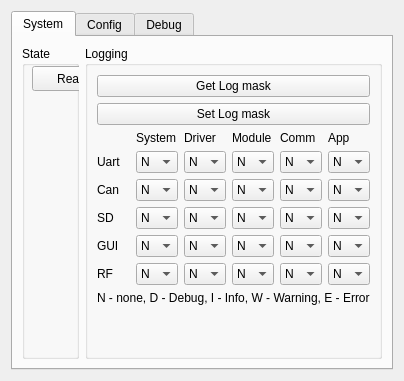
      <widget class="QWidget" name="tabHmi">
       <attribute name="title">
        <string>HMI</string>
       </attribute>
       <layout class="QVBoxLayout" name="verticalLayout_13">
        <item>
         <widget class="QTabWidget" name="tabWidget_3">
          <property name="currentIndex">
           <number>0</number>
          </property>
          <widget class="QWidget" name="tab_6">
           <attribute name="title">
            <string>System</string>
           </attribute>
           <layout class="QHBoxLayout" name="horizontalLayout_11">
            <item>
             <widget class="QGroupBox" name="groupBox_3">
              <property name="title">
               <string>State</string>
              </property>
              <widget class="QPushButton" name="pushButton_9">
               <property name="geometry">
                <rect>
                 <x>10</x>
                 <y>20</y>
                 <width>79</width>
                 <height>25</height>
                </rect>
               </property>
               <property name="text">
                <string>Read</string>
               </property>
              </widget>
              <widget class="QPushButton" name="pushButton_10">
               <property name="geometry">
                <rect>
                 <x>110</x>
                 <y>20</y>
                 <width>79</width>
                 <height>25</height>
                </rect>
               </property>
               <property name="text">
                <string>Reboot</string>
               </property>
              </widget>
             </widget>
            </item>
            <item>
             <widget class="QGroupBox" name="groupBox_4">
              <property name="title">
               <string>Logging</string>
              </property>
              <layout class="QVBoxLayout" name="verticalLayout_11">
               <item>
                <widget class="QPushButton" name="pushButton_11">
                 <property name="text">
                  <string>Get Log mask</string>
                 </property>
                </widget>
               </item>
               <item>
                <widget class="QPushButton" name="pushButton_12">
                 <property name="text">
                  <string>Set Log mask</string>
                 </property>
                </widget>
               </item>
               <item>
                <layout class="QGridLayout" name="gridLayout_5">
                 <item row="0" column="1">
                  <widget class="QLabel" name="label_24">
                   <property name="text">
                    <string>System</string>
                   </property>
                  </widget>
                 </item>
                 <item row="0" column="2">
                  <widget class="QLabel" name="label_25">
                   <property name="text">
                    <string>Driver</string>
                   </property>
                  </widget>
                 </item>
                 <item row="0" column="3">
                  <widget class="QLabel" name="label_19">
                   <property name="text">
                    <string>Module</string>
                   </property>
                  </widget>
                 </item>
                 <item row="0" column="4">
                  <widget class="QLabel" name="label_26">
                   <property name="text">
                    <string>Comm</string>
                   </property>
                  </widget>
                 </item>
                 <item row="0" column="5">
                  <widget class="QLabel" name="label_27">
                   <property name="text">
                    <string>App</string>
                   </property>
                  </widget>
                 </item>
                 <item row="1" column="0">
                  <widget class="QLabel" name="label_18">
                   <property name="text">
                    <string>Uart</string>
                   </property>
                  </widget>
                 </item>
                 <item row="1" column="1">
                  <widget class="QComboBox" name="comboBox_11">
                   <item>
                    <property name="text">
                     <string>N</string>
                    </property>
                   </item>
                   <item>
                    <property name="text">
                     <string>D</string>
                    </property>
                   </item>
                   <item>
                    <property name="text">
                     <string>I</string>
                    </property>
                   </item>
                   <item>
                    <property name="text">
                     <string>W</string>
                    </property>
                   </item>
                   <item>
                    <property name="text">
                     <string>E</string>
                    </property>
                   </item>
                  </widget>
                 </item>
                 <item row="1" column="2">
                  <widget class="QComboBox" name="comboBox_12">
                   <item>
                    <property name="text">
                     <string>N</string>
                    </property>
                   </item>
                   <item>
                    <property name="text">
                     <string>D</string>
                    </property>
                   </item>
                   <item>
                    <property name="text">
                     <string>I</string>
                    </property>
                   </item>
                   <item>
                    <property name="text">
                     <string>W</string>
                    </property>
                   </item>
                   <item>
                    <property name="text">
                     <string>E</string>
                    </property>
                   </item>
                  </widget>
                 </item>
                 <item row="1" column="3">
                  <widget class="QComboBox" name="comboBox_13">
                   <item>
                    <property name="text">
                     <string>N</string>
                    </property>
                   </item>
                   <item>
                    <property name="text">
                     <string>D</string>
                    </property>
                   </item>
                   <item>
                    <property name="text">
                     <string>I</string>
                    </property>
                   </item>
                   <item>
                    <property name="text">
                     <string>W</string>
                    </property>
                   </item>
                   <item>
                    <property name="text">
                     <string>E</string>
                    </property>
                   </item>
                  </widget>
                 </item>
                 <item row="1" column="4">
                  <widget class="QComboBox" name="comboBox_14">
                   <item>
                    <property name="text">
                     <string>N</string>
                    </property>
                   </item>
                   <item>
                    <property name="text">
                     <string>D</string>
                    </property>
                   </item>
                   <item>
                    <property name="text">
                     <string>I</string>
                    </property>
                   </item>
                   <item>
                    <property name="text">
                     <string>W</string>
                    </property>
                   </item>
                   <item>
                    <property name="text">
                     <string>E</string>
                    </property>
                   </item>
                  </widget>
                 </item>
                 <item row="1" column="5">
                  <widget class="QComboBox" name="comboBox_15">
                   <item>
                    <property name="text">
                     <string>N</string>
                    </property>
                   </item>
                   <item>
                    <property name="text">
                     <string>D</string>
                    </property>
                   </item>
                   <item>
                    <property name="text">
                     <string>I</string>
                    </property>
                   </item>
                   <item>
                    <property name="text">
                     <string>W</string>
                    </property>
                   </item>
                   <item>
                    <property name="text">
                     <string>E</string>
                    </property>
                   </item>
                  </widget>
                 </item>
                 <item row="2" column="0">
                  <widget class="QLabel" name="label_20">
                   <property name="text">
                    <string>Can</string>
                   </property>
                  </widget>
                 </item>
                 <item row="2" column="1">
                  <widget class="QComboBox" name="comboBox_16">
                   <item>
                    <property name="text">
                     <string>N</string>
                    </property>
                   </item>
                   <item>
                    <property name="text">
                     <string>D</string>
                    </property>
                   </item>
                   <item>
                    <property name="text">
                     <string>I</string>
                    </property>
                   </item>
                   <item>
                    <property name="text">
                     <string>W</string>
                    </property>
                   </item>
                   <item>
                    <property name="text">
                     <string>E</string>
                    </property>
                   </item>
                  </widget>
                 </item>
                 <item row="2" column="2">
                  <widget class="QComboBox" name="comboBox_17">
                   <item>
                    <property name="text">
                     <string>N</string>
                    </property>
                   </item>
                   <item>
                    <property name="text">
                     <string>D</string>
                    </property>
                   </item>
                   <item>
                    <property name="text">
                     <string>I</string>
                    </property>
                   </item>
                   <item>
                    <property name="text">
                     <string>W</string>
                    </property>
                   </item>
                   <item>
                    <property name="text">
                     <string>E</string>
                    </property>
                   </item>
                  </widget>
                 </item>
                 <item row="2" column="3">
                  <widget class="QComboBox" name="comboBox_18">
                   <item>
                    <property name="text">
                     <string>N</string>
                    </property>
                   </item>
                   <item>
                    <property name="text">
                     <string>D</string>
                    </property>
                   </item>
                   <item>
                    <property name="text">
                     <string>I</string>
                    </property>
                   </item>
                   <item>
                    <property name="text">
                     <string>W</string>
                    </property>
                   </item>
                   <item>
                    <property name="text">
                     <string>E</string>
                    </property>
                   </item>
                  </widget>
                 </item>
                 <item row="2" column="4">
                  <widget class="QComboBox" name="comboBox_19">
                   <item>
                    <property name="text">
                     <string>N</string>
                    </property>
                   </item>
                   <item>
                    <property name="text">
                     <string>D</string>
                    </property>
                   </item>
                   <item>
                    <property name="text">
                     <string>I</string>
                    </property>
                   </item>
                   <item>
                    <property name="text">
                     <string>W</string>
                    </property>
                   </item>
                   <item>
                    <property name="text">
                     <string>E</string>
                    </property>
                   </item>
                  </widget>
                 </item>
                 <item row="2" column="5">
                  <widget class="QComboBox" name="comboBox_20">
                   <item>
                    <property name="text">
                     <string>N</string>
                    </property>
                   </item>
                   <item>
                    <property name="text">
                     <string>D</string>
                    </property>
                   </item>
                   <item>
                    <property name="text">
                     <string>I</string>
                    </property>
                   </item>
                   <item>
                    <property name="text">
                     <string>W</string>
                    </property>
                   </item>
                   <item>
                    <property name="text">
                     <string>E</string>
                    </property>
                   </item>
                  </widget>
                 </item>
                 <item row="3" column="0">
                  <widget class="QLabel" name="label_29">
                   <property name="text">
                    <string>SD</string>
                   </property>
                  </widget>
                 </item>
                 <item row="3" column="1">
                  <widget class="QComboBox" name="comboBox_25">
                   <item>
                    <property name="text">
                     <string>N</string>
                    </property>
                   </item>
                   <item>
                    <property name="text">
                     <string>D</string>
                    </property>
                   </item>
                   <item>
                    <property name="text">
                     <string>I</string>
                    </property>
                   </item>
                   <item>
                    <property name="text">
                     <string>W</string>
                    </property>
                   </item>
                   <item>
                    <property name="text">
                     <string>E</string>
                    </property>
                   </item>
                  </widget>
                 </item>
                 <item row="3" column="2">
                  <widget class="QComboBox" name="comboBox_21">
                   <item>
                    <property name="text">
                     <string>N</string>
                    </property>
                   </item>
                   <item>
                    <property name="text">
                     <string>D</string>
                    </property>
                   </item>
                   <item>
                    <property name="text">
                     <string>I</string>
                    </property>
                   </item>
                   <item>
                    <property name="text">
                     <string>W</string>
                    </property>
                   </item>
                   <item>
                    <property name="text">
                     <string>E</string>
                    </property>
                   </item>
                  </widget>
                 </item>
                 <item row="3" column="3">
                  <widget class="QComboBox" name="comboBox_22">
                   <item>
                    <property name="text">
                     <string>N</string>
                    </property>
                   </item>
                   <item>
                    <property name="text">
                     <string>D</string>
                    </property>
                   </item>
                   <item>
                    <property name="text">
                     <string>I</string>
                    </property>
                   </item>
                   <item>
                    <property name="text">
                     <string>W</string>
                    </property>
                   </item>
                   <item>
                    <property name="text">
                     <string>E</string>
                    </property>
                   </item>
                  </widget>
                 </item>
                 <item row="3" column="4">
                  <widget class="QComboBox" name="comboBox_23">
                   <item>
                    <property name="text">
                     <string>N</string>
                    </property>
                   </item>
                   <item>
                    <property name="text">
                     <string>D</string>
                    </property>
                   </item>
                   <item>
                    <property name="text">
                     <string>I</string>
                    </property>
                   </item>
                   <item>
                    <property name="text">
                     <string>W</string>
                    </property>
                   </item>
                   <item>
                    <property name="text">
                     <string>E</string>
                    </property>
                   </item>
                  </widget>
                 </item>
                 <item row="3" column="5">
                  <widget class="QComboBox" name="comboBox_24">
                   <item>
                    <property name="text">
                     <string>N</string>
                    </property>
                   </item>
                   <item>
                    <property name="text">
                     <string>D</string>
                    </property>
                   </item>
                   <item>
                    <property name="text">
                     <string>I</string>
                    </property>
                   </item>
                   <item>
                    <property name="text">
                     <string>W</string>
                    </property>
                   </item>
                   <item>
                    <property name="text">
                     <string>E</string>
                    </property>
                   </item>
                  </widget>
                 </item>
                 <item row="4" column="0">
                  <widget class="QLabel" name="label_30">
                   <property name="text">
                    <string>GUI</string>
                   </property>
                  </widget>
                 </item>
                 <item row="4" column="1">
                  <widget class="QComboBox" name="comboBox_30">
                   <item>
                    <property name="text">
                     <string>N</string>
                    </property>
                   </item>
                   <item>
                    <property name="text">
                     <string>D</string>
                    </property>
                   </item>
                   <item>
                    <property name="text">
                     <string>I</string>
                    </property>
                   </item>
                   <item>
                    <property name="text">
                     <string>W</string>
                    </property>
                   </item>
                   <item>
                    <property name="text">
                     <string>E</string>
                    </property>
                   </item>
                  </widget>
                 </item>
                 <item row="4" column="2">
                  <widget class="QComboBox" name="comboBox_26">
                   <item>
                    <property name="text">
                     <string>N</string>
                    </property>
                   </item>
                   <item>
                    <property name="text">
                     <string>D</string>
                    </property>
                   </item>
                   <item>
                    <property name="text">
                     <string>I</string>
                    </property>
                   </item>
                   <item>
                    <property name="text">
                     <string>W</string>
                    </property>
                   </item>
                   <item>
                    <property name="text">
                     <string>E</string>
                    </property>
                   </item>
                  </widget>
                 </item>
                 <item row="4" column="3">
                  <widget class="QComboBox" name="comboBox_27">
                   <item>
                    <property name="text">
                     <string>N</string>
                    </property>
                   </item>
                   <item>
                    <property name="text">
                     <string>D</string>
                    </property>
                   </item>
                   <item>
                    <property name="text">
                     <string>I</string>
                    </property>
                   </item>
                   <item>
                    <property name="text">
                     <string>W</string>
                    </property>
                   </item>
                   <item>
                    <property name="text">
                     <string>E</string>
                    </property>
                   </item>
                  </widget>
                 </item>
                 <item row="4" column="4">
                  <widget class="QComboBox" name="comboBox_28">
                   <item>
                    <property name="text">
                     <string>N</string>
                    </property>
                   </item>
                   <item>
                    <property name="text">
                     <string>D</string>
                    </property>
                   </item>
                   <item>
                    <property name="text">
                     <string>I</string>
                    </property>
                   </item>
                   <item>
                    <property name="text">
                     <string>W</string>
                    </property>
                   </item>
                   <item>
                    <property name="text">
                     <string>E</string>
                    </property>
                   </item>
                  </widget>
                 </item>
                 <item row="4" column="5">
                  <widget class="QComboBox" name="comboBox_29">
                   <item>
                    <property name="text">
                     <string>N</string>
                    </property>
                   </item>
                   <item>
                    <property name="text">
                     <string>D</string>
                    </property>
                   </item>
                   <item>
                    <property name="text">
                     <string>I</string>
                    </property>
                   </item>
                   <item>
                    <property name="text">
                     <string>W</string>
                    </property>
                   </item>
                   <item>
                    <property name="text">
                     <string>E</string>
                    </property>
                   </item>
                  </widget>
                 </item>
                 <item row="5" column="0">
                  <widget class="QLabel" name="label_31">
                   <property name="text">
                    <string>RF</string>
                   </property>
                  </widget>
                 </item>
                 <item row="5" column="1">
                  <widget class="QComboBox" name="comboBox_35">
                   <item>
                    <property name="text">
                     <string>N</string>
                    </property>
                   </item>
                   <item>
                    <property name="text">
                     <string>D</string>
                    </property>
                   </item>
                   <item>
                    <property name="text">
                     <string>I</string>
                    </property>
                   </item>
                   <item>
                    <property name="text">
                     <string>W</string>
                    </property>
                   </item>
                   <item>
                    <property name="text">
                     <string>E</string>
                    </property>
                   </item>
                  </widget>
                 </item>
                 <item row="5" column="2">
                  <widget class="QComboBox" name="comboBox_31">
                   <item>
                    <property name="text">
                     <string>N</string>
                    </property>
                   </item>
                   <item>
                    <property name="text">
                     <string>D</string>
                    </property>
                   </item>
                   <item>
                    <property name="text">
                     <string>I</string>
                    </property>
                   </item>
                   <item>
                    <property name="text">
                     <string>W</string>
                    </property>
                   </item>
                   <item>
                    <property name="text">
                     <string>E</string>
                    </property>
                   </item>
                  </widget>
                 </item>
                 <item row="5" column="3">
                  <widget class="QComboBox" name="comboBox_32">
                   <item>
                    <property name="text">
                     <string>N</string>
                    </property>
                   </item>
                   <item>
                    <property name="text">
                     <string>D</string>
                    </property>
                   </item>
                   <item>
                    <property name="text">
                     <string>I</string>
                    </property>
                   </item>
                   <item>
                    <property name="text">
                     <string>W</string>
                    </property>
                   </item>
                   <item>
                    <property name="text">
                     <string>E</string>
                    </property>
                   </item>
                  </widget>
                 </item>
                 <item row="5" column="4">
                  <widget class="QComboBox" name="comboBox_33">
                   <item>
                    <property name="text">
                     <string>N</string>
                    </property>
                   </item>
                   <item>
                    <property name="text">
                     <string>D</string>
                    </property>
                   </item>
                   <item>
                    <property name="text">
                     <string>I</string>
                    </property>
                   </item>
                   <item>
                    <property name="text">
                     <string>W</string>
                    </property>
                   </item>
                   <item>
                    <property name="text">
                     <string>E</string>
                    </property>
                   </item>
                  </widget>
                 </item>
                 <item row="5" column="5">
                  <widget class="QComboBox" name="comboBox_34">
                   <item>
                    <property name="text">
                     <string>N</string>
                    </property>
                   </item>
                   <item>
                    <property name="text">
                     <string>D</string>
                    </property>
                   </item>
                   <item>
                    <property name="text">
                     <string>I</string>
                    </property>
                   </item>
                   <item>
                    <property name="text">
                     <string>W</string>
                    </property>
                   </item>
                   <item>
                    <property name="text">
                     <string>E</string>
                    </property>
                   </item>
                  </widget>
                 </item>
                </layout>
               </item>
               <item>
                <widget class="QLabel" name="label_28">
                 <property name="text">
                  <string>N - none, D - Debug, I - Info, W - Warning, E - Error</string>
                 </property>
                </widget>
               </item>
               <item>
                <spacer name="verticalSpacer_8">
                 <property name="orientation">
                  <enum>Qt::Vertical</enum>
                 </property>
                 <property name="sizeHint" stdset="0">
                  <size>
                   <width>20</width>
                   <height>40</height>
                  </size>
                 </property>
                </spacer>
               </item>
              </layout>
             </widget>
            </item>
           </layout>
          </widget>
          <widget class="QWidget" name="tab_7">
           <attribute name="title">
            <string>Config</string>
           </attribute>
           <layout class="QVBoxLayout" name="verticalLayout_12">
            <item>
             <layout class="QHBoxLayout" name="horizontalLayout_12">
              <item>
               <widget class="QPushButton" name="pushButton_13">
                <property name="text">
                 <string>Read</string>
                </property>
               </widget>
              </item>
              <item>
               <widget class="QPushButton" name="pushButton_14">
                <property name="text">
                 <string>Write</string>
                </property>
               </widget>
              </item>
              <item>
               <widget class="QPushButton" name="pushButton_15">
                <property name="text">
                 <string>Reset to defaults</string>
                </property>
               </widget>
              </item>
              <item>
               <spacer name="horizontalSpacer_9">
                <property name="orientation">
                 <enum>Qt::Horizontal</enum>
                </property>
                <property name="sizeHint" stdset="0">
                 <size>
                  <width>40</width>
                  <height>20</height>
                 </size>
                </property>
               </spacer>
              </item>
             </layout>
            </item>
            <item>
             <widget class="QTableWidget" name="tableWidget_3">
              <column>
               <property name="text">
                <string>Name</string>
               </property>
              </column>
              <column>
               <property name="text">
                <string>Type</string>
               </property>
              </column>
              <column>
               <property name="text">
                <string>Value</string>
               </property>
              </column>
             </widget>
            </item>
           </layout>
          </widget>
          <widget class="QWidget" name="tab_8">
           <attribute name="title">
            <string>Debug</string>
           </attribute>
          </widget>
         </widget>
        </item>
       </layout>
      </widget>
